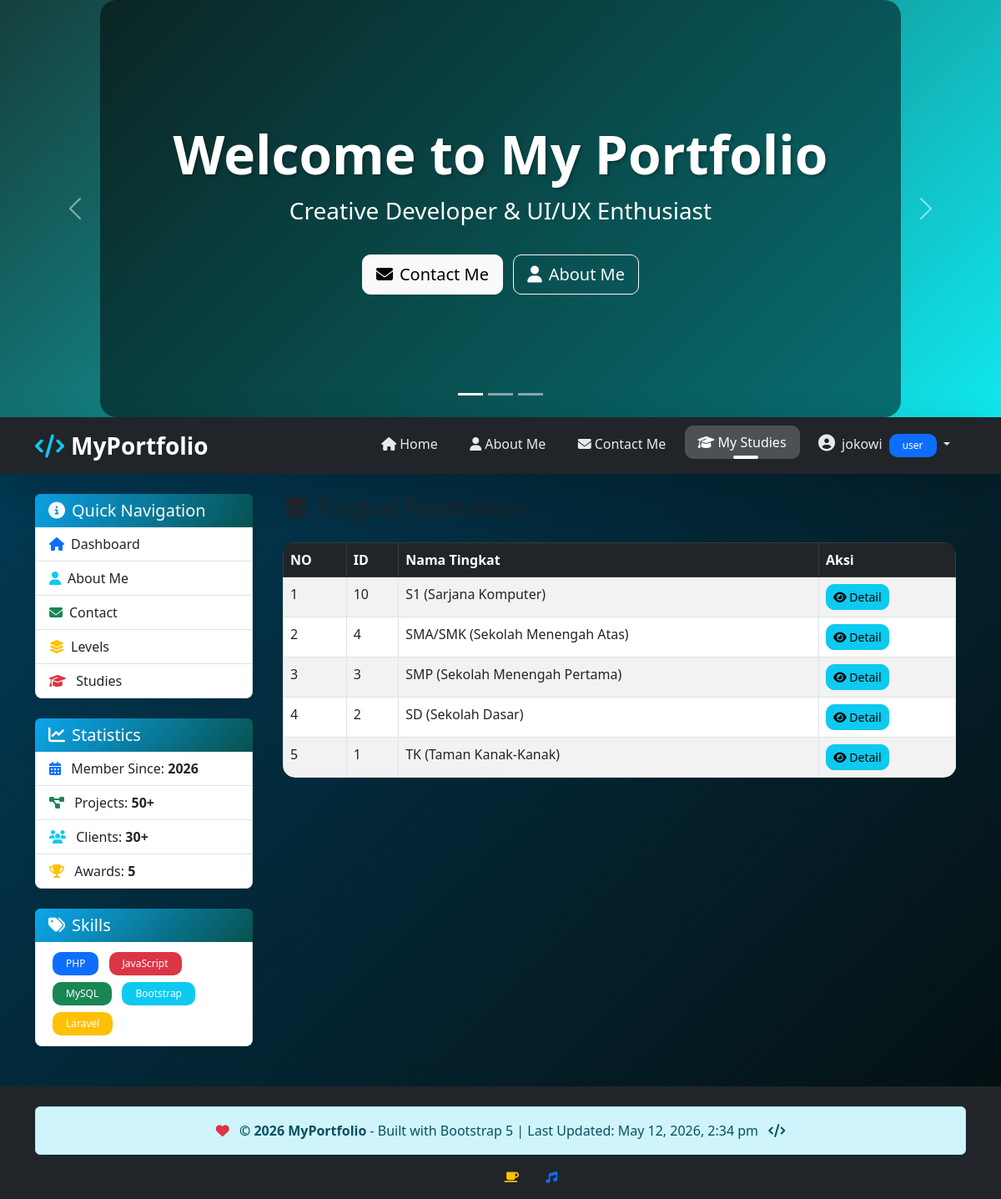
The app's page /index.php?page=level (signed in) with its own data.
### tables this page shows
CREATE TABLE `level` (
  `id` int(11) NOT NULL,
  `nama` varchar(50) NOT NULL,
  `created_at` timestamp NOT NULL DEFAULT current_timestamp()
);

### views/level.php (the view, shortened to what this page needs)
<?php
$levels = $pdo->query("SELECT * FROM level ORDER BY id DESC")->fetchAll();
?>
<div class="container-fluid">
    <div class="d-flex justify-content-between align-items-center mb-3">
        <h3><i class="fas fa-layer-group"></i> Tingkat Pendidikan</h3>
    </div>
    <table class="table table-bordered table-striped table-hover">
        <thead class="table-dark">
            <tr><th>NO</th><th>ID</th><th>Nama Tingkat</th><th>Aksi</th></tr>
        </thead>
        <tbody>
            <?php $no=1; foreach($levels as $level): ?>
            <tr>
                <td><?= $no++ ?></td>
                <td><?= $level['id'] ?></td>
                <td><?= htmlspecialchars($level['nama']) ?></td>
                <td>
                    <button class="btn btn-info btn-sm" data-bs-toggle="modal" data-bs-target="#detailLevelModal<?= $level['id'] ?>"><i class="fas fa-eye"></i> Detail</button>
                </td>
            </tr>
            <?php endforeach; ?>
        </tbody>
    </table>
</div>

### assets/css/style.css (style rules this page uses)
* { margin: 0; padding: 0; box-sizing: border-box; }
body { font-family: 'Segoe UI', Tahoma, Geneva, Verdana, sans-serif; background: linear-gradient(135deg, #014567 0%, #000909fa 100%); min-height: 100vh; }
.btn { transition: all 0.3s ease; border-radius: 10px; }
.table { border-radius: 15px; overflow: hidden; }

### records on screen
level: id "10", nama "S1 (Sarjana Komputer)"
level: id "4", nama "SMA/SMK (Sekolah Menengah Atas)"
level: id "3", nama "SMP (Sekolah Menengah Pertama)"
level: id "2", nama "SD (Sekolah Dasar)"
level: id "1", nama "TK (Taman Kanak-Kanak)"

### other values on screen
$_SESSION['name'] "jokowi"
$_SESSION['role'] "user"
